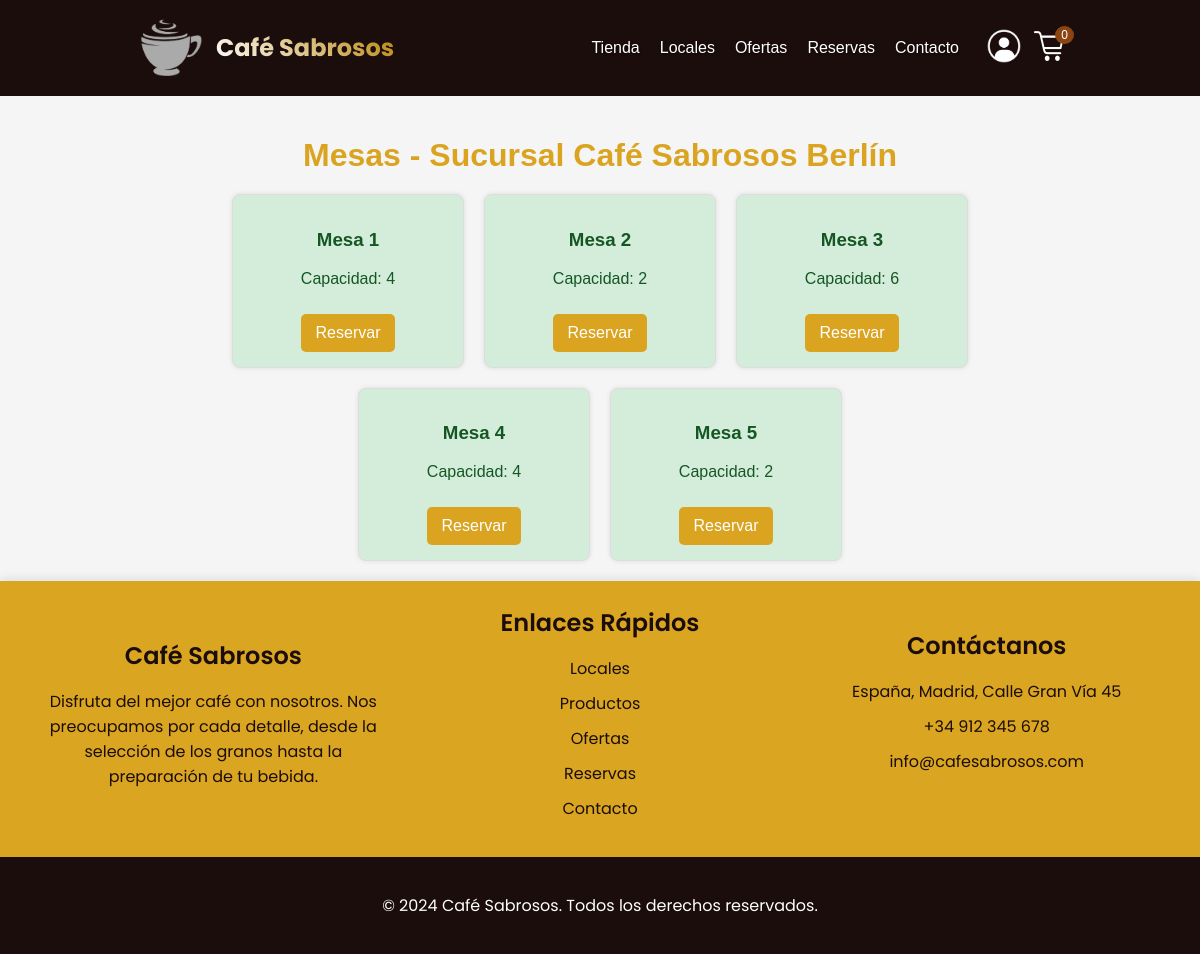
/public/mesas.php?sucursal=3, run on the app's committed database.
### tables this page shows
CREATE TABLE `sucursal` (
  `idSucursal` int NOT NULL AUTO_INCREMENT,
  `nombre` varchar(50) NOT NULL,
  `direccion` varchar(50) NOT NULL,
  `pais` varchar(50) NOT NULL,
  `ciudad` varchar(50) NOT NULL,
  `tel` varchar(20) NOT NULL,
  PRIMARY KEY (`idSucursal`)
);

CREATE TABLE `mesa` (
  `idMesa` int NOT NULL AUTO_INCREMENT,
  `numero` int NOT NULL,
  `capacidad` int NOT NULL,
  `idSucursal` int NOT NULL,
  PRIMARY KEY (`idMesa`),
  KEY `mesa_fk_sucursal` (`idSucursal`),
  CONSTRAINT `mesa_fk_sucursal` FOREIGN KEY (`idSucursal`) REFERENCES `sucursal` (`idSucursal`)
);

### public/mesas.php (the view, shortened to what this page needs)
<?php
try {
    $sucursalId = isset($_GET['sucursal']) ? intval($_GET['sucursal']) : 0;
    $conn = getDbConnection();
    $sqlMesas = "SELECT mesa.*, COALESCE(reserva.estado, 'disponible') AS estadoReserva
                 FROM mesa
                 LEFT JOIN reserva ON mesa.idMesa = reserva.idMesa
                 AND reserva.fechaReserva = (SELECT MAX(fechaReserva)
                                              FROM reserva
                                              WHERE reserva.idMesa = mesa.idMesa
                                              AND reserva.estado IN ('reservado', 'ocupado'))
                 WHERE mesa.idSucursal = ?";
    $stmtMesas = $conn->prepare($sqlMesas);
    $stmtMesas->bind_param("i", $sucursalId);
    $stmtMesas->execute();
    $mesas = $stmtMesas->get_result();
    $sqlSucursal = "SELECT * FROM sucursal WHERE idSucursal = ?";
    $stmtSucursal = $conn->prepare($sqlSucursal);
    $stmtSucursal->bind_param("i", $sucursalId);
    $stmtSucursal->execute();
    $sucursal = $stmtSucursal->get_result()->fetch_assoc();
} catch (Exception $e) {
    echo 'Error: ' . $e->getMessage();
    exit();
}
?>
<!DOCTYPE html>
<html lang="es">
<head>
    <link rel="stylesheet" href="assets/css/nav.css">
    <link rel="stylesheet" href="assets/css/footer.css">
    <link rel="stylesheet" href="assets/css/mesas.css">
</head>
<?php include 'templates/nav.php' ?>
<body>
                <body data-sucursal-id="<?php echo $sucursalId; ?>">
    <div class="container">
        <h1>Mesas - Sucursal <?php echo htmlspecialchars($sucursal['nombre']); ?></h1>
        <div class="mesas">
            <?php while ($row = $mesas->fetch_assoc()): ?>
                <?php
                $class = 'disponible';
                $mensaje = '';
                ?>
                <div class="mesa <?php echo $class; ?>">
                    <h3>Mesa <?php echo htmlspecialchars($row['numero']); ?></h3>
                    <p>Capacidad: <?php echo htmlspecialchars($row['capacidad']); ?></p>
                    <?php if ($class == 'disponible'): ?>
                        <a href="javascript:void(0);" class="btn-reservar"
                            data-mesa-id="<?php echo htmlspecialchars($row['idMesa']); ?>"
                            data-capacidad="<?php echo htmlspecialchars($row['capacidad']); ?>">Reservar</a>
                    <?php else: ?>
                        <div class="mensaje-no-disponible"><?php echo htmlspecialchars($mensaje); ?></div>
                    <?php endif; ?>
                </div>
            <?php endwhile; ?>
        </div>
    </div>
    <?php include 'templates/footer.php' ?>
</body>
</html>

### public/assets/css/nav.css (style rules this page uses)
body { margin: 0; padding: 0; overflow-x: hidden; }

### public/assets/css/mesas.css (style rules this page uses)
html, body { height: 100%; margin: 0; }
body { font-family: Arial, sans-serif; background-color: #f5f5f5; margin: 0; padding: 0; display: flex; flex-direction: column; }
.container { width: 80%; margin: 0 auto; padding: 20px; }
h1 { text-align: center; margin-bottom: 20px; color: #DAA421; }
.mesas { display: flex; flex-wrap: wrap; gap: 20px; justify-content: center; }
.mesa { border: 1px solid #ddd; padding: 15px; border-radius: 8px; width: 200px; text-align: center; box-shadow: 0 0 5px rgba(0, 0, 0, 0.1); position: relative; transition: background-color 0.3s, transform 0.3s; }
.disponible { background-color: #d4edda; color: #155724; }
.btn-reservar { display: inline-block; padding: 10px 15px; margin-top: 10px; text-decoration: none; color: #fff; background-color: #DAA421; border-radius: 5px; }

### data on the page
sucursal: nombre "Café Sabrosos Berlín"
mesa: numero "1", capacidad "4"
mesa: numero "2", capacidad "2"
mesa: numero "3", capacidad "6"
mesa: numero "4", capacidad "4"
mesa: numero "5", capacidad "2"

### other printed values
$productos_text "Tienda"
